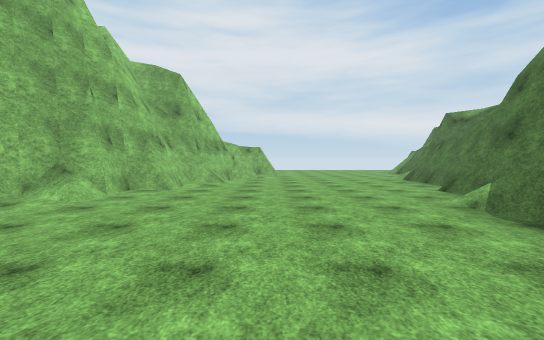
View 1 (above)

12 first-person views from a walk through a scene from a Unity 3-D project. The camera is 1.5 m above the floor, tilts 2° down and sees 90° across. The floor is counted in squares, 2 m on a side. Each view is taken from the middle of a square. On the plan, view 1 faces up. The plan holds only what a view shows up to about 10 squares ahead; the rest is blank. The place goes on beyond the plan. The player is left out. Surface patterns are stand-ins for the level's own textures.

View 2
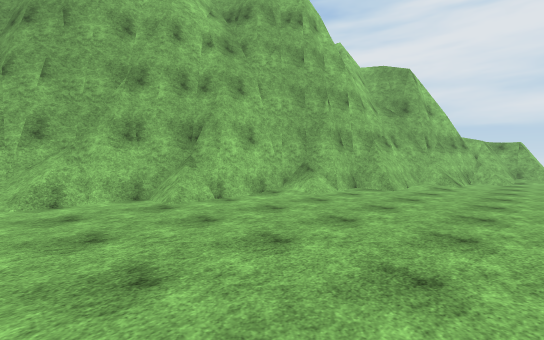

View 3
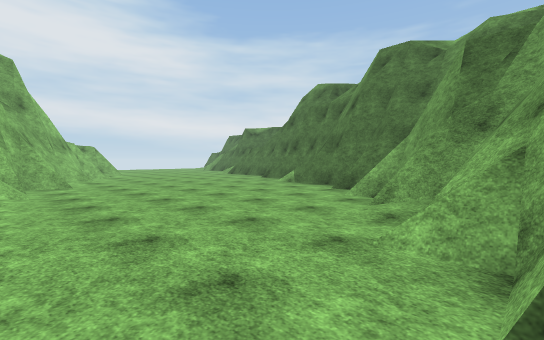

View 4
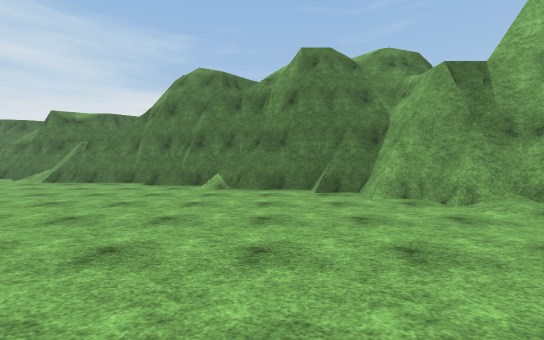

View 5
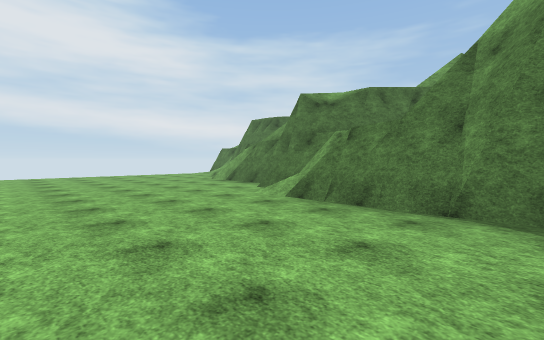

View 6
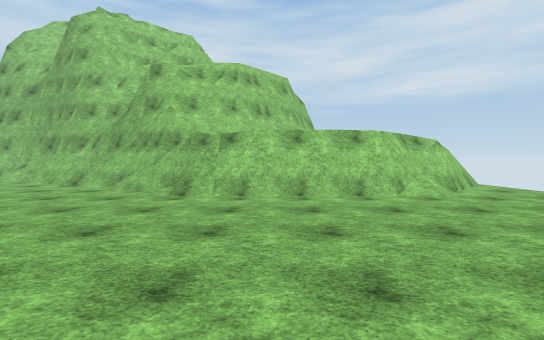

View 7
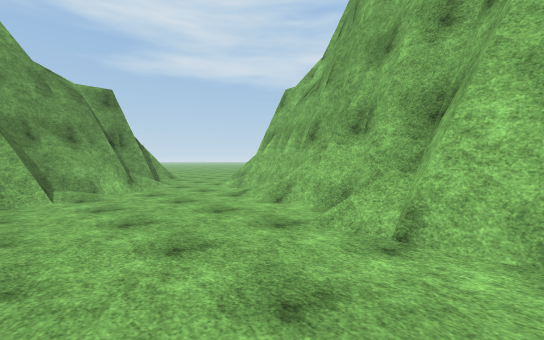

View 8
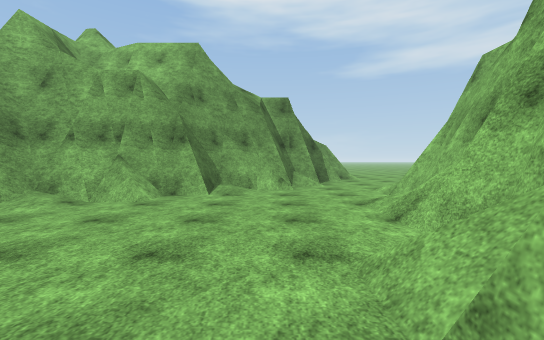

View 9
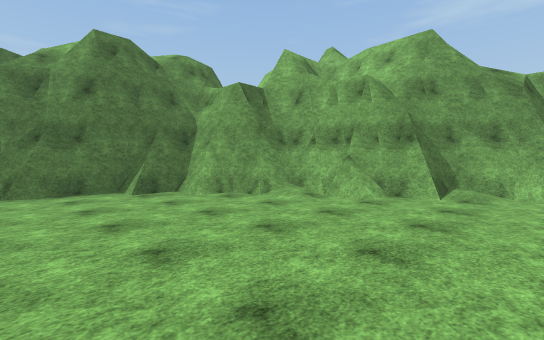

View 10
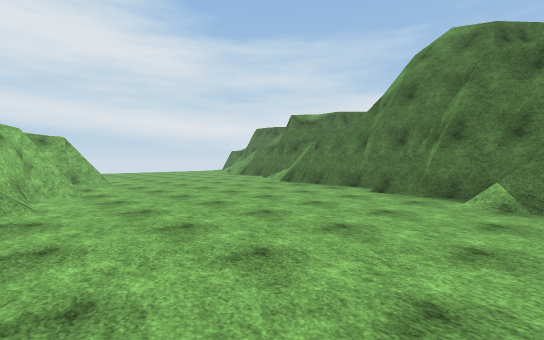

View 11
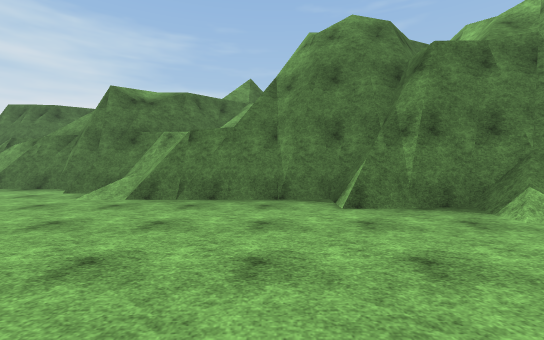

View 12
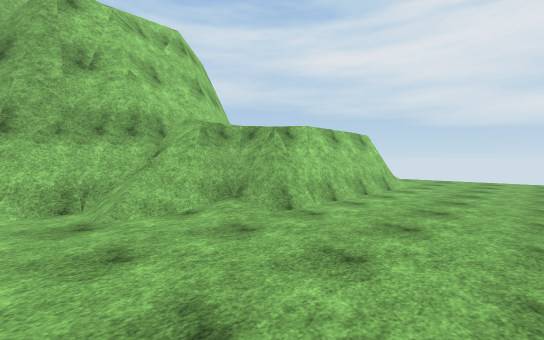

### Floor plan
Key: @ floor where view 1 was taken; # wall or solid block; . floor; / step, stairs or slope; = window, fence, low wall or low ledge.
Columns run from 8 left of view 1 to 6 right of it. Each row starts with its distance up from view 1.
 21       #.....
 20       ##....
 19       ##....
 18        ##....
 17         #.....
 16         #......
 15         #......
 14        ##......
 13        ##......
 12       ##/.....=
 11      ##/......=
 10      ##.......#
  9      #/.......#
  8     ##........#
  7     ##.......##
  6    ##........#
  5    #/........#
  4    #........##
  3   ##........#
  2  ##........##
  1  ##.......=#
  0  #/.....@###
 -1  #/..../##
 -2 ##.../####
 -3 #.../##
 -4 =../##
 -5 ...##
 -6 ..##

Where each view was taken, in squares from view 1:
view 1: 0 up, 0 right, facing up
view 2: 0 up, 0 right, facing up-left
view 3: 2 down, 4 left, facing up-right
view 4: 3 up, 4 left, facing right
view 5: 7 up, 1 right, facing up-right
view 6: 15 up, 6 right, facing left
view 7: 4 up, 2 left, facing down-left
view 8: 4 up, 4 left, facing down
view 9: 4 up, 4 left, facing down-right
view 10: 4 up, 2 left, facing up-right
view 11: 8 up, 0 right, facing right
view 12: 10 up, 3 right, facing up-left
